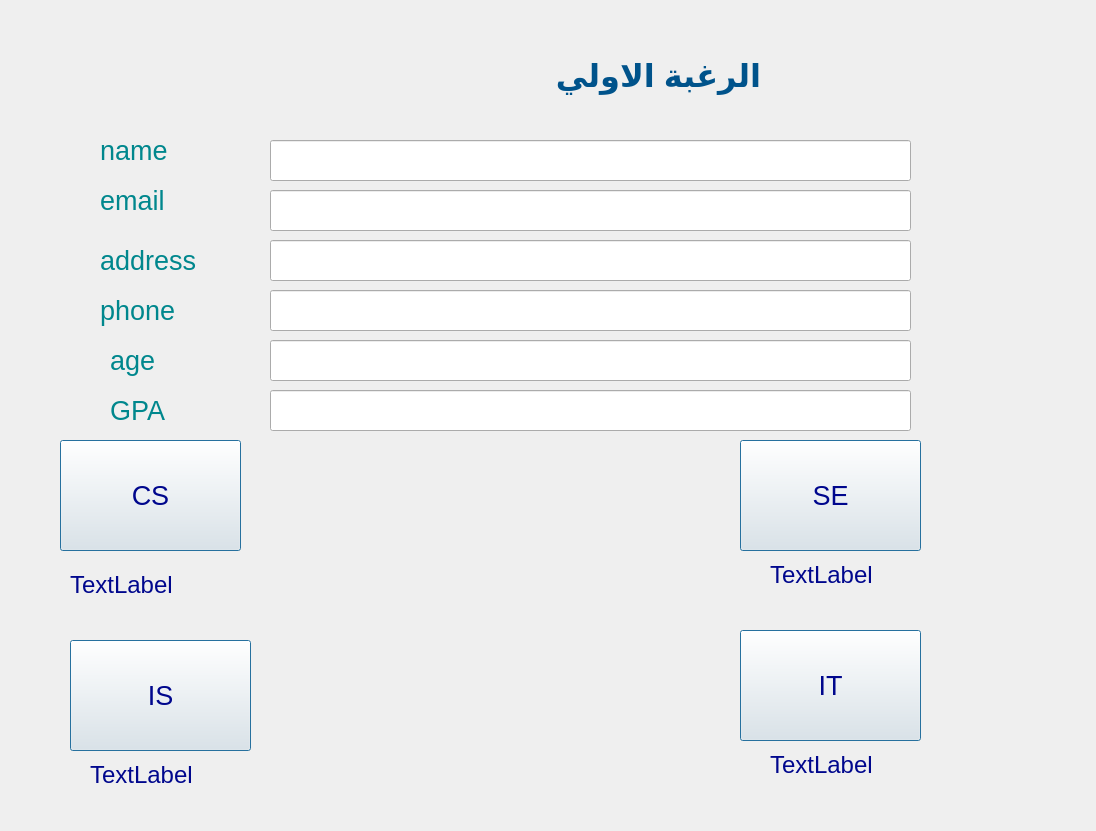
<?xml version="1.0" encoding="UTF-8"?>
<ui version="4.0">
 <class>Form_3</class>
 <widget class="QWidget" name="Form_3">
  <property name="geometry">
   <rect>
    <x>0</x>
    <y>0</y>
    <width>1096</width>
    <height>831</height>
   </rect>
  </property>
  <property name="windowTitle">
   <string>Form</string>
  </property>
  <widget class="QPushButton" name="pushButton_13">
   <property name="geometry">
    <rect>
     <x>740</x>
     <y>630</y>
     <width>181</width>
     <height>111</height>
    </rect>
   </property>
   <property name="font">
    <font>
     <pointsize>20</pointsize>
    </font>
   </property>
   <property name="styleSheet">
    <string notr="true">Color: rgba(0, 7, 141, 1)
</string>
   </property>
   <property name="text">
    <string>IT</string>
   </property>
   <property name="default">
    <bool>true</bool>
   </property>
  </widget>
  <widget class="QPushButton" name="pushButton_14">
   <property name="geometry">
    <rect>
     <x>70</x>
     <y>640</y>
     <width>181</width>
     <height>111</height>
    </rect>
   </property>
   <property name="font">
    <font>
     <pointsize>20</pointsize>
    </font>
   </property>
   <property name="styleSheet">
    <string notr="true">Color: rgba(0, 7, 141, 1)
</string>
   </property>
   <property name="text">
    <string>IS</string>
   </property>
   <property name="default">
    <bool>true</bool>
   </property>
  </widget>
  <widget class="QPushButton" name="pushButton_12">
   <property name="geometry">
    <rect>
     <x>60</x>
     <y>440</y>
     <width>181</width>
     <height>111</height>
    </rect>
   </property>
   <property name="font">
    <font>
     <pointsize>20</pointsize>
    </font>
   </property>
   <property name="styleSheet">
    <string notr="true">Color: rgba(0, 7, 141, 1)
</string>
   </property>
   <property name="text">
    <string>CS</string>
   </property>
   <property name="default">
    <bool>true</bool>
   </property>
  </widget>
  <widget class="QPushButton" name="pushButton_11">
   <property name="geometry">
    <rect>
     <x>740</x>
     <y>440</y>
     <width>181</width>
     <height>111</height>
    </rect>
   </property>
   <property name="font">
    <font>
     <pointsize>20</pointsize>
    </font>
   </property>
   <property name="styleSheet">
    <string notr="true">Color: rgba(0, 7, 141, 1)
</string>
   </property>
   <property name="text">
    <string>SE</string>
   </property>
   <property name="default">
    <bool>true</bool>
   </property>
  </widget>
  <widget class="QLabel" name="label_1">
   <property name="geometry">
    <rect>
     <x>-90</x>
     <y>30</y>
     <width>851</width>
     <height>91</height>
    </rect>
   </property>
   <property name="font">
    <font>
     <pointsize>24</pointsize>
     <weight>75</weight>
     <bold>true</bold>
    </font>
   </property>
   <property name="styleSheet">
    <string notr="true">Color: rgba(0, 83, 139, 1)
</string>
   </property>
   <property name="text">
    <string>الرغبة الاولي</string>
   </property>
  </widget>
  <widget class="QLabel" name="label">
   <property name="geometry">
    <rect>
     <x>770</x>
     <y>560</y>
     <width>141</width>
     <height>31</height>
    </rect>
   </property>
   <property name="styleSheet">
    <string notr="true">Color: rgba(0, 7, 141, 1)
</string>
   </property>
   <property name="text">
    <string>&lt;html&gt;&lt;head/&gt;&lt;body&gt;&lt;p&gt;&lt;span style=&quot; font-size:18pt;&quot;&gt;TextLabel&lt;/span&gt;&lt;/p&gt;&lt;/body&gt;&lt;/html&gt;</string>
   </property>
  </widget>
  <widget class="QLabel" name="label_2">
   <property name="geometry">
    <rect>
     <x>70</x>
     <y>570</y>
     <width>141</width>
     <height>31</height>
    </rect>
   </property>
   <property name="styleSheet">
    <string notr="true">Color: rgba(0, 7, 141, 1)
</string>
   </property>
   <property name="text">
    <string>&lt;html&gt;&lt;head/&gt;&lt;body&gt;&lt;p&gt;&lt;span style=&quot; font-size:18pt;&quot;&gt;TextLabel&lt;/span&gt;&lt;/p&gt;&lt;/body&gt;&lt;/html&gt;</string>
   </property>
  </widget>
  <widget class="QLabel" name="label_3">
   <property name="geometry">
    <rect>
     <x>90</x>
     <y>760</y>
     <width>141</width>
     <height>31</height>
    </rect>
   </property>
   <property name="styleSheet">
    <string notr="true">Color: rgba(0, 7, 141, 1)
</string>
   </property>
   <property name="text">
    <string>&lt;html&gt;&lt;head/&gt;&lt;body&gt;&lt;p&gt;&lt;span style=&quot; font-size:18pt;&quot;&gt;TextLabel&lt;/span&gt;&lt;/p&gt;&lt;/body&gt;&lt;/html&gt;</string>
   </property>
  </widget>
  <widget class="QLabel" name="label_4">
   <property name="geometry">
    <rect>
     <x>770</x>
     <y>750</y>
     <width>141</width>
     <height>31</height>
    </rect>
   </property>
   <property name="styleSheet">
    <string notr="true">Color: rgba(0, 7, 141, 1)
</string>
   </property>
   <property name="text">
    <string>&lt;html&gt;&lt;head/&gt;&lt;body&gt;&lt;p&gt;&lt;span style=&quot; font-size:18pt;&quot;&gt;TextLabel&lt;/span&gt;&lt;/p&gt;&lt;/body&gt;&lt;/html&gt;</string>
   </property>
  </widget>
  <widget class="QLineEdit" name="lineEdit">
   <property name="geometry">
    <rect>
     <x>270</x>
     <y>140</y>
     <width>641</width>
     <height>41</height>
    </rect>
   </property>
  </widget>
  <widget class="QLineEdit" name="lineEdit_2">
   <property name="geometry">
    <rect>
     <x>270</x>
     <y>190</y>
     <width>641</width>
     <height>41</height>
    </rect>
   </property>
  </widget>
  <widget class="QLineEdit" name="lineEdit_3">
   <property name="geometry">
    <rect>
     <x>270</x>
     <y>240</y>
     <width>641</width>
     <height>41</height>
    </rect>
   </property>
  </widget>
  <widget class="QLineEdit" name="lineEdit_4">
   <property name="geometry">
    <rect>
     <x>270</x>
     <y>290</y>
     <width>641</width>
     <height>41</height>
    </rect>
   </property>
  </widget>
  <widget class="QLineEdit" name="lineEdit_5">
   <property name="geometry">
    <rect>
     <x>270</x>
     <y>340</y>
     <width>641</width>
     <height>41</height>
    </rect>
   </property>
  </widget>
  <widget class="QLineEdit" name="lineEdit_6">
   <property name="geometry">
    <rect>
     <x>270</x>
     <y>390</y>
     <width>641</width>
     <height>41</height>
    </rect>
   </property>
  </widget>
  <widget class="QLabel" name="label_8">
   <property name="geometry">
    <rect>
     <x>100</x>
     <y>130</y>
     <width>141</width>
     <height>41</height>
    </rect>
   </property>
   <property name="font">
    <font>
     <pointsize>20</pointsize>
    </font>
   </property>
   <property name="styleSheet">
    <string notr="true">Color: rgba(0, 135, 141, 1)
</string>
   </property>
   <property name="text">
    <string>name</string>
   </property>
  </widget>
  <widget class="QLabel" name="label_7">
   <property name="geometry">
    <rect>
     <x>100</x>
     <y>180</y>
     <width>141</width>
     <height>41</height>
    </rect>
   </property>
   <property name="font">
    <font>
     <pointsize>20</pointsize>
    </font>
   </property>
   <property name="styleSheet">
    <string notr="true">Color: rgba(0, 135, 141, 1)
</string>
   </property>
   <property name="text">
    <string>email</string>
   </property>
  </widget>
  <widget class="QLabel" name="label_5">
   <property name="geometry">
    <rect>
     <x>100</x>
     <y>240</y>
     <width>141</width>
     <height>41</height>
    </rect>
   </property>
   <property name="font">
    <font>
     <pointsize>20</pointsize>
    </font>
   </property>
   <property name="styleSheet">
    <string notr="true">Color: rgba(0, 135, 141, 1)
</string>
   </property>
   <property name="text">
    <string>address</string>
   </property>
  </widget>
  <widget class="QLabel" name="label_6">
   <property name="geometry">
    <rect>
     <x>100</x>
     <y>290</y>
     <width>141</width>
     <height>41</height>
    </rect>
   </property>
   <property name="font">
    <font>
     <pointsize>20</pointsize>
    </font>
   </property>
   <property name="styleSheet">
    <string notr="true">Color: rgba(0, 135, 141, 1)
</string>
   </property>
   <property name="text">
    <string>phone</string>
   </property>
  </widget>
  <widget class="QLabel" name="label_9">
   <property name="geometry">
    <rect>
     <x>110</x>
     <y>340</y>
     <width>141</width>
     <height>41</height>
    </rect>
   </property>
   <property name="font">
    <font>
     <pointsize>20</pointsize>
    </font>
   </property>
   <property name="styleSheet">
    <string notr="true">Color: rgba(0, 135, 141, 1)
</string>
   </property>
   <property name="text">
    <string>age</string>
   </property>
  </widget>
  <widget class="QLabel" name="label_10">
   <property name="geometry">
    <rect>
     <x>110</x>
     <y>390</y>
     <width>141</width>
     <height>41</height>
    </rect>
   </property>
   <property name="font">
    <font>
     <pointsize>20</pointsize>
    </font>
   </property>
   <property name="styleSheet">
    <string notr="true">Color: rgba(0, 135, 141, 1)
</string>
   </property>
   <property name="text">
    <string>GPA</string>
   </property>
  </widget>
 </widget>
 <resources/>
 <connections/>
</ui>
